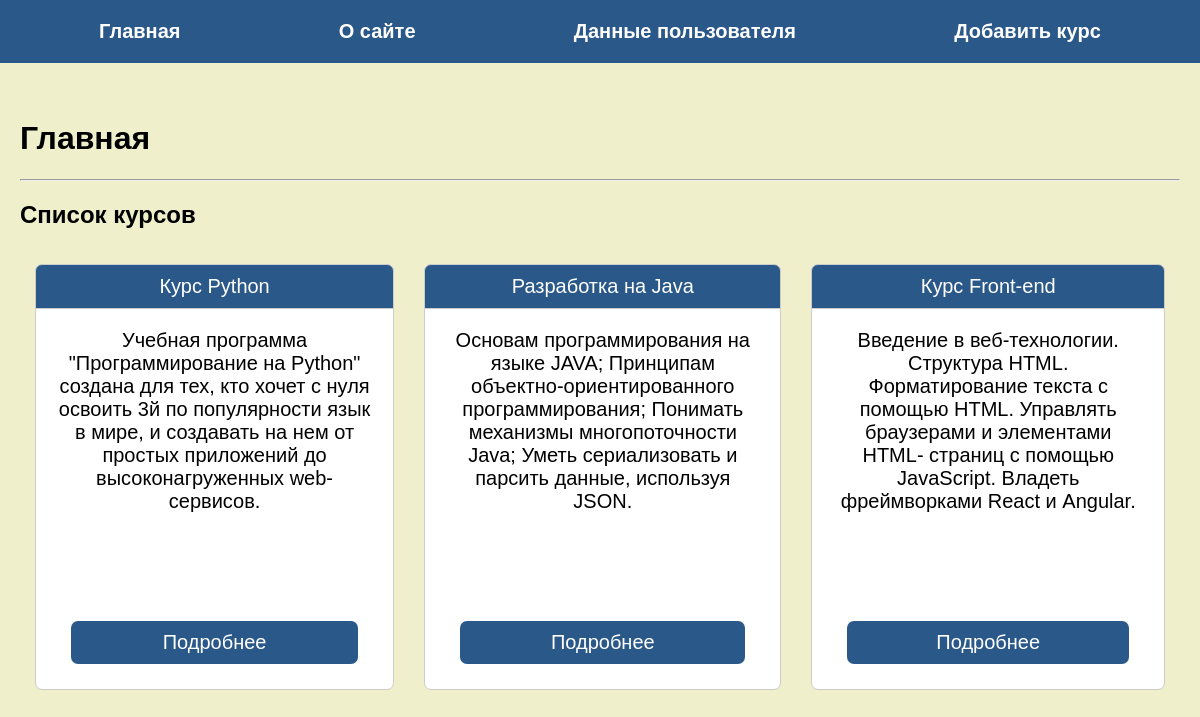
/index, run on the app's committed database.
### tables this page shows
CREATE TABLE mainmenu(
id INTEGER PRIMARY KEY AUTOINCREMENT,
title TEXT NOT NULL,
url TEXT NOT NULL
);

CREATE TABLE posts (id INTEGER PRIMARY KEY AUTOINCREMENT, title TEXT NOT NULL, text TEXT NOT NULL, price TEXT NOT NULL);

### dz52.py (the view)
@app.route("/")
@app.route("/index")
def index():
    db = get_db()
    dbase = FDateBase(db)
    return render_template("index.html", title="Главная", menu=dbase.get_menu(), posts=dbase.get_posts_announce())

### FDateBase.py (called while the page is built)
    def get_menu(self):
        sql="SELECT * FROM mainmenu"
        try:
            self.__cur.execute(sql)
            res = self.__cur.fetchall()
            if res:
                return res
        except IOError:
            print("Ошибка чтения из БД")
        return []

    def get_posts_announce(self):
        try:
            self.__cur.execute(f"SELECT id, title, text, price FROM posts")
            res = self.__cur.fetchall()
            if res:
                return res
        except sqlite3.Error as e:
            print("Ошибка получения курса из БД" + str(e))
        return []

### dz52.py (called while the page is built)
def connect_db():
    con = sqlite3.connect(app.config['DATABASE'])
    con.row_factory = sqlite3.Row
    return con

def get_db():
    if not hasattr(g,'link_db'):
        g.link_db = connect_db()
    return g.link_db

### templates/index.html
{% extends 'base.html' %}
{% block content %}
{{ super() }}
<hr>
<h2>Список курсов</h2>
<ul>
    {% for p in posts %}
    <li class="block">
        <p class="title">
            <a href="{{ url_for('show_post', id_post=p.id) }}">{{ p.title }}</a>
        </p>
        <div class="annonce">{{ p.text[:240] }}
          <p class="podr">
            <a href="{{ url_for('show_post', id_post=p.id) }}">Подробнее</a>
          </p>
        </div>
    </li>
    {% endfor %}
</ul>
{% endblock %}

### templates/base.html (shortened to what this page needs)
<!DOCTYPE html>
<html lang="en">
<head>
    <link rel="stylesheet" href="{{ url_for('static', filename='css/style.css') }}">
</head>
<body>
{% block content %}
    {% block mainmenu %}
        <ul class="menu">
            {% for m in menu %}
            <li><a href="{{m.url}}">{{m.title}}</a></li>
            {% endfor %}
        </ul>
<div class="content">
    {% endblock %}
    {% if title %}
        <h1>{{ title }}</h1>
        {% else %}
        <h1> </h1>
    {% endif %}
{% endblock %}
</div>
</body>
</html>

### static/CSS/style.css (style rules this page uses)
body { background:#efefcc; margin: 0; padding: 0; font-family:Verdana, Geneva, Tahoma, sans-serif; }
.menu { display:flex ; justify-content: space-around; list-style: none; background: rgb(42, 88, 137); font-family:Verdana, Geneva, Tahoma, sans-serif; padding: 20px; margin-top: 0; }
.menu a { font-weight: bold; color: #fff; text-decoration: none; }
ul { display: flex; justify-content: space-between; list-style: none; padding: 0; }
p.title a, .podr a { display: block; }
p.title, .podr { margin: 0; text-align: center; background: rgb(42, 88, 137); }
.podr { padding: 10px; margin: 15px; }
p.title { border-top-right-radius: 7px; border-top-left-radius: 7px; }
.podr { border-radius: 7px; }
.annonce { display: flex; flex-direction: column; justify-content: space-between; text-align: center; margin-top: -1px; border-bottom-right-radius: 7px; border-bottom-left-radius: 7px; padding-top: 20px; background: #FFF; height: 350px; min-width: 250px; }
p>a { text-decoration: none; color: #fff }
li>p, li div { border: 1px solid #CCC; padding: 10px 20px; }
.block { margin: 15px; border-radius: 10px; }
.content { margin:0 auto; max-width: 1200px; padding: 20px; box-sizing: border-box; }
p { font-size: 20px; }
h1 { font-size: 32px }
li { font-size: 20px; }

### data on the page
mainmenu: title "Главная"
mainmenu: title "О сайте"
mainmenu: title "Данные пользователя"
mainmenu: title "Добавить курс"
posts: title "Курс Python", text "Учебная программа \"Программирование на Python\" создана для тех, кто хочет с нуля освоить 3й по популярности язык в мире, и создавать на нем от простых приложений до высоконагруженных web-сервисов."
posts: title "Разработка на Java", text "Основам программирования на языке JAVA; Принципам объектно-ориентированного программирования; Понимать механизмы многопоточности Java; Уметь сериализовать и парсить данные, используя JSON."
posts: title "Курс Front-end", text "Введение в веб-технологии. Структура HTML. Форматирование текста с помощью HTML. Управлять браузерами и элементами HTML- страниц с помощью JavaScript. Владеть фреймворками React и Angular."
